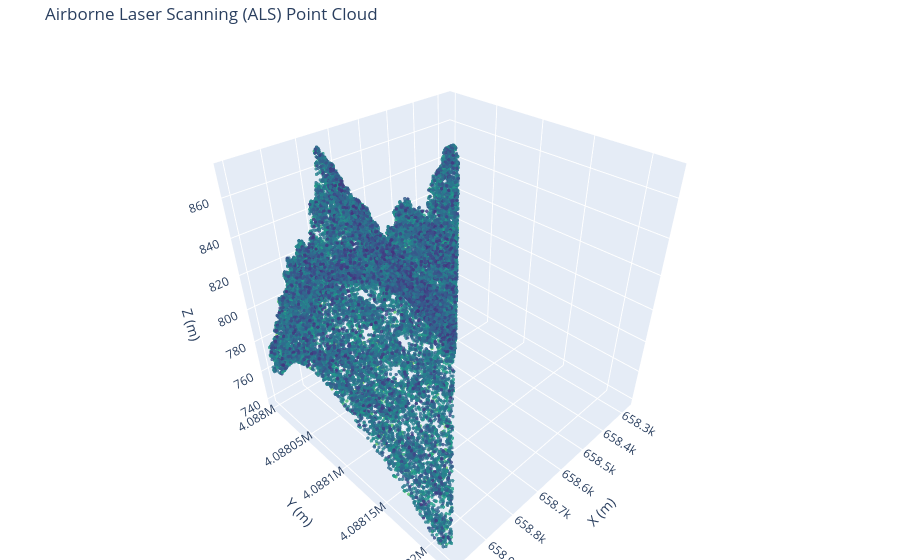

Notebook source saved alongside this figure:
### Code cell
import plotly.graph_objects as go
import numpy as np

def plot_als(input_path):
    las = laspy.read(input_path)

    subset_size = 50000 
    random_indices = np.random.choice(len(las.x), size=subset_size, replace=False)

    x_als, y_als, z_als = las.x, las.y, las.z
    # 2. We create an interactive 3D scatter plot
    fig = go.Figure(data=[go.Scatter3d(
        x=x_als[random_indices],
        y=y_als[random_indices],
        z=z_als[random_indices],
        mode='markers',
        marker=dict(
            size=2,                     
            color=z_als[:subset_size],   # Color points by height (just to make it look nicer :D)
            colorscale='Viridis',        
            opacity=0.8                  
        )
    )])

    # 3. We add a few details and show the figure
    fig.update_layout(
        title="Airborne Laser Scanning (ALS) Point Cloud",
        scene=dict(
            xaxis_title="X (m)",
            yaxis_title="Y (m)",
            zaxis_title="Z (m)"
        ),
        margin=dict(l=0, r=0, b=0, t=40)  
    )

    fig.show()

plot_als(sample_dir / fname)

### Figure 1 — Plotly figure (JSON) as saved in the notebook; plotly's stock layout.template omitted (floating-point values rounded to 4 significant figures; data arrays with more than 128 entries replaced by an {"elided": "..."} marker saying what was removed)
{"data": [{"marker": {"color": {"elided": "50000 float values"}, "colorscale": [[0, "#440154"], [0.1111, "#482878"], [0.2222, "#3e4989"], [0.3333, "#31688e"], [0.4444, "#26828e"], [0.5556, "#1f9e89"], [0.6667, "#35b779"], [0.7778, "#6ece58"], [0.8889, "#b5de2b"], [1, "#fde725"]], "opacity": 0.8, "size": 2}, "mode": "markers", "type": "scatter3d", "x": {"elided": "50000 float values"}, "y": {"elided": "50000 float values"}, "z": {"elided": "50000 float values"}}], "layout": {"margin": {"b": 0, "l": 0, "r": 0, "t": 40}, "scene": {"xaxis": {"title": {"text": "X (m)"}}, "yaxis": {"title": {"text": "Y (m)"}}, "zaxis": {"title": {"text": "Z (m)"}}}, "title": {"text": "Airborne Laser Scanning (ALS) Point Cloud"}}}
